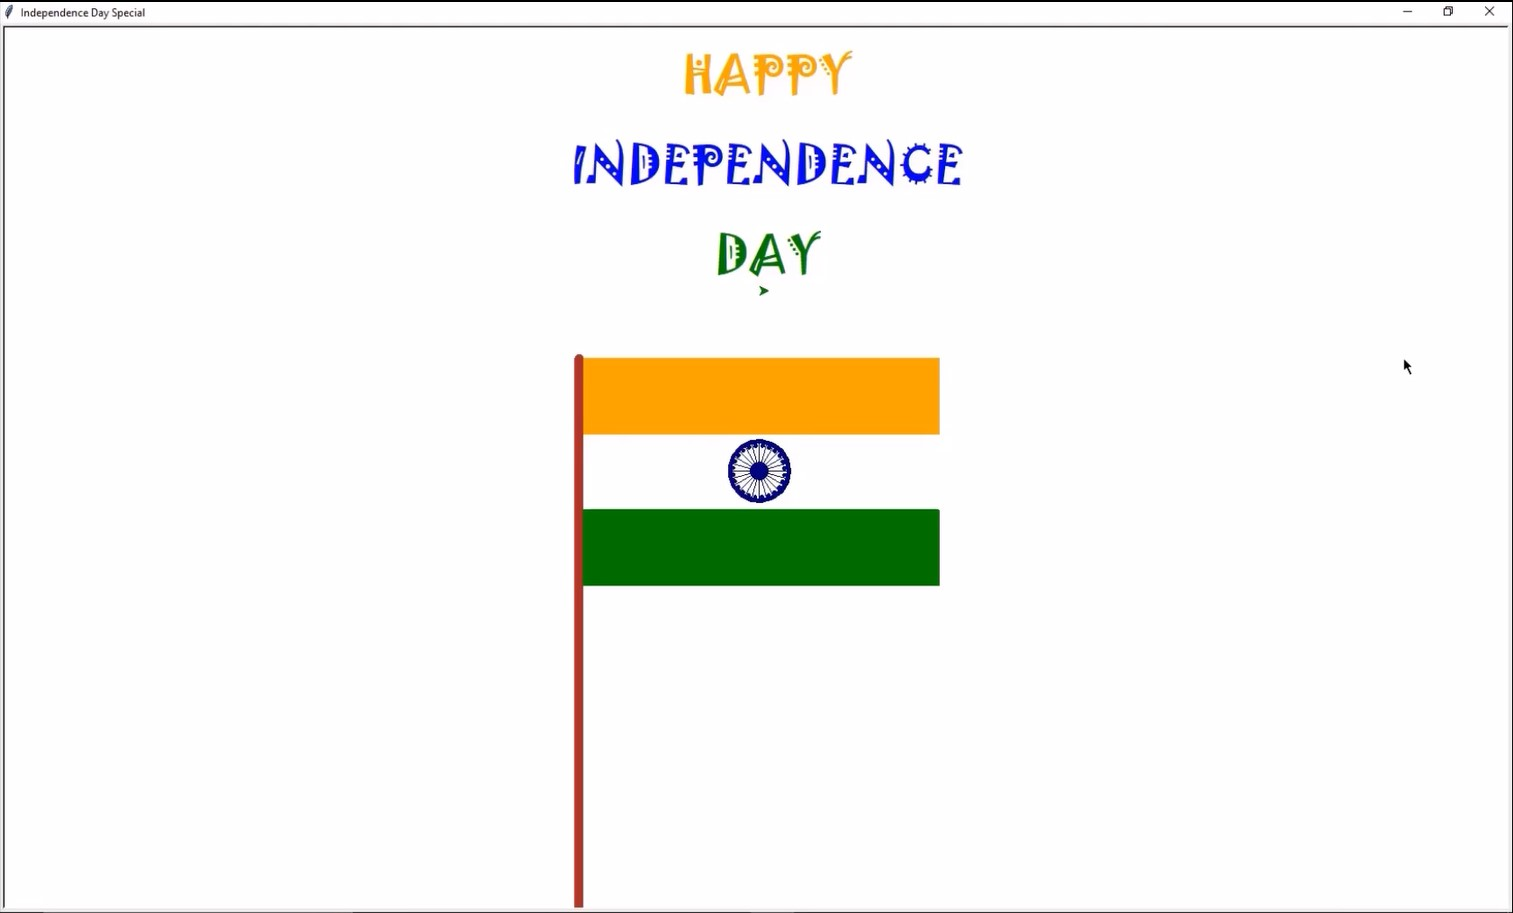

Python code for this plot:
#import turtle
import turtle
from turtle import *

# screen for output
screen = turtle.Screen()
turtle.title("Independence Day Special")
# Defining a turtle Instance
t = turtle.Turtle()
speed(1)

# initially penup()
t.penup()
t.goto(-200, 125)
t.pendown()
# Orange Rectangle
#white rectangle
t.color("orange")
t.begin_fill()
t.forward(400)
t.right(90)
t.forward(84)
t.right(90)
t.forward(400)
t.end_fill()
t.left(90)
t.forward(84)

# Green Rectangle
t.color("green")
t.begin_fill()
t.forward(84)
t.left(90)
t.forward(400)
t.left(90)
t.forward(84)
t.end_fill()
# Big Blue Circle
t.penup()
t.goto(35, 0)
t.pendown()
t.color("navy")
t.begin_fill()
t.circle(35)
t.end_fill()

# Big White Circle
t.penup()
t.goto(30, 0)
t.pendown()
t.color("white")
t.begin_fill()
t.circle(30)
t.end_fill()

#Mini Blue Circles of Flag
t.penup()
t.goto(-27, -4)
t.pendown()
t.color("navy")
for i in range(24):
    t.begin_fill()
    t.circle(2)
    t.end_fill()
    t.penup()
    t.forward(7)
    t.right(15)
    t.pendown()

# Small Blue Circle
t.color("navy")
t.penup()
t.goto(10, 0)
t.pendown()
t.begin_fill()
t.circle(10)
t.end_fill()

#The spokes of India Flag
t.penup()
t.goto(0, 0)
t.pendown()
t.pensize(1)
for i in range(24):
    t.forward(30)
    t.backward(30)
    t.left(15)

#for stick of the flag
t.color("Brown")
t.pensize(10)
t.penup()
t.goto(-200,125)
t.right(180)
t.pendown()
t.forward(800)

turtle.penup()
turtle.goto(10, 400)
turtle.color("orange")
turtle.pendown()

# ENTER YOUR NAME IN THE NAME PLACE
turtle.write(arg=f"HAPPY", align="center", font=("jokerman", 40, "normal"))
turtle.penup()
turtle.goto(10, 300)
turtle.color("blue")
turtle.pendown()
turtle.write(arg=f"INDEPENDENCE", align="center", font=("jokerman", 40, "normal"))
turtle.penup()
turtle.goto(10, 200)
turtle.color("green")
turtle.pendown()
turtle.write(arg=f"DAY", align="center", font=("jokerman",40,"normal"))
turtle.done()
